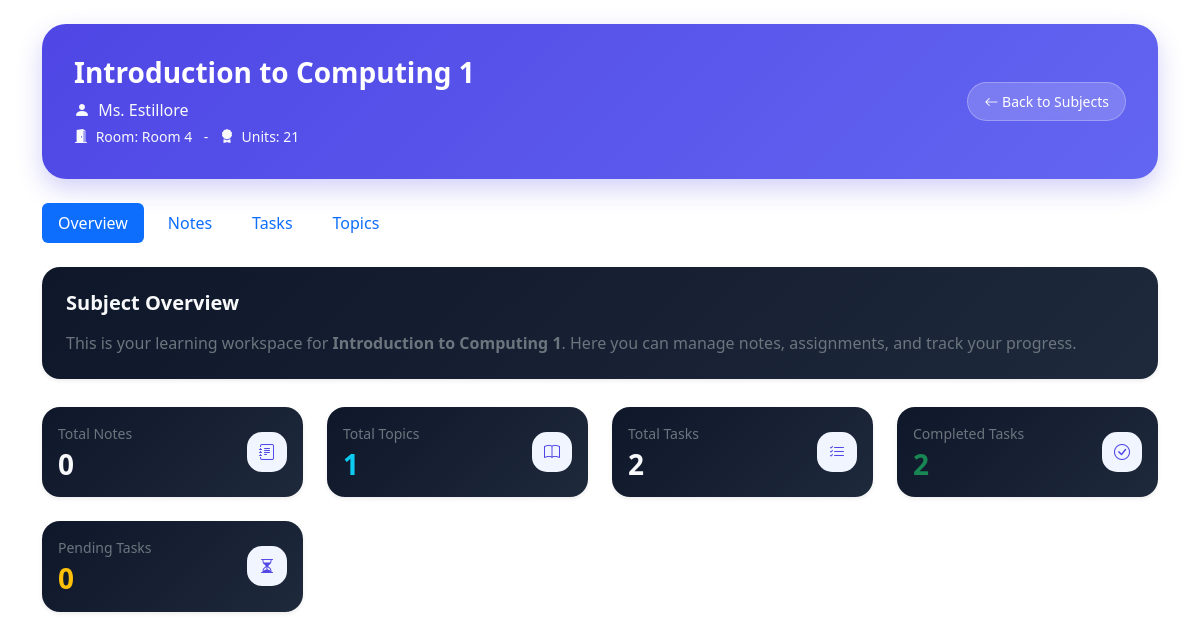
The app's page /dashboard/subject.php?id=29 (signed in) with its own data.
### tables this page shows
CREATE TABLE `schedules` (
  `id` int(11) NOT NULL,
  `day_id` int(11) NOT NULL,
  `subject_name` varchar(100) NOT NULL,
  `subject_code` varchar(50) DEFAULT NULL,
  `instructor` varchar(100) DEFAULT NULL,
  `units` int(11) DEFAULT 0,
  `start_time` time NOT NULL,
  `end_time` time NOT NULL,
  `room` varchar(100) DEFAULT NULL,
  `created_at` timestamp NOT NULL DEFAULT current_timestamp()
);

### dashboard/process_subject.php (called while the page is built, shortened)
<?php
require '../includes/db.php';
$user_id = $_SESSION['user']['id'];
$subject_id = (int) $_GET['id'];
$stmt = $conn->prepare("
    SELECT
        s.id,
        s.subject_name,
        s.subject_code,
        s.instructor,
        s.units,
        s.room,
        s.start_time,
        s.end_time,
        sd.day_name
    FROM schedules s
    INNER JOIN schedule_days sd
        ON s.day_id = sd.id
    WHERE s.id = ?
      AND sd.user_id = ?
    LIMIT 1
");
$notesQuery = $conn->prepare("
    SELECT COUNT(*) AS total_notes
    FROM subject_notes
    WHERE schedule_id = ?
");
$notesQuery->bind_param("i", $subject_id);
$notesQuery->execute();
$totalNotes =
    $notesQuery
    ->get_result()
    ->fetch_assoc()['total_notes'];
$topicsQuery = $conn->prepare("
    SELECT COUNT(*) AS total_topics
    FROM subject_topics
    WHERE schedule_id = ?
");
$topicsQuery->bind_param("i", $subject_id);
$topicsQuery->execute();
$totalTopics =
    $topicsQuery
    ->get_result()
    ->fetch_assoc()['total_topics'];
$tasksQuery = $conn->prepare("
    SELECT COUNT(*) AS total_tasks
    FROM subject_tasks
    WHERE schedule_id = ?
");
$tasksQuery->bind_param("i", $subject_id);
$tasksQuery->execute();
$totalTasks =
    $tasksQuery
    ->get_result()
    ->fetch_assoc()['total_tasks'];
$completedQuery = $conn->prepare("
    SELECT COUNT(*) AS completed_tasks
    FROM subject_tasks
    WHERE schedule_id = ?
    AND status = 'Completed'
");
$completedQuery->bind_param("i", $subject_id);
$completedQuery->execute();
$completedTasks =
    $completedQuery
    ->get_result()
    ->fetch_assoc()['completed_tasks'];
$pendingQuery = $conn->prepare("
    SELECT COUNT(*) AS pending_tasks
    FROM subject_tasks
    WHERE schedule_id = ?
    AND status = 'Pending'
");
$pendingQuery->bind_param("i", $subject_id);
$pendingQuery->execute();
$pendingTasks =
    $pendingQuery
    ->get_result()
    ->fetch_assoc()['pending_tasks'];
$stmt->bind_param("ii", $subject_id, $user_id);
$stmt->execute();
$result = $stmt->get_result();
$subject = $result->fetch_assoc();
?>

### dashboard/subject.php (shortened to what this page needs)
<?php
include 'process_subject.php';
include '../includes/header.php';
?>
<link href="../assets/css/subjects.css" rel="stylesheet">
</head>
<body>
<div class="container py-4">
    <div class="welcome-card mb-4">
        <div class="row align-items-center">
            <div class="col-12 col-lg-3
                        order-1 order-lg-2
                        text-start text-lg-end mb-3 mb-lg-0">
                <a href="subjects.php"
                class="btn btn-light btn-sm rounded-pill px-3 py-2">
                    <i class="bi bi-arrow-left"></i>
                    Back to Subjects
                </a>
            </div>
            <div class="col-12 col-lg-9 order-2 order-lg-1 text-center text-lg-start">
                <h3 class="fw-bold text-white mb-2">
                    <?= htmlspecialchars($subject['subject_name']); ?>
                <p class="text-light mb-1">
                    <i class="bi bi-person-fill me-1"></i>
                    <?= htmlspecialchars($subject['instructor']); ?>
                </p>
                <small class="text-light d-block">
                    <i class="bi bi-door-open-fill me-1"></i>
                    Room: <?= htmlspecialchars($subject['room']); ?>
                    <span class="mx-2">&dash;</span>
                    <i class="bi bi-award-fill me-1"></i>
                    Units: <?= htmlspecialchars($subject['units']); ?>
                </small>
            </div>
        </div>
    </div>
    <?php include 'tabs.php'; ?>
    <div class="tab-content">
        <?php include 'overview_tab.php'; ?>
    </div>
</div>
</body>
</html>

### dashboard/overview_tab.php
<div class="tab-pane fade <?= (!isset($_GET['tab']) || $_GET['tab'] == 'overview') ? 'show active' : '' ?>" id="overview">
    <div class="card border-0 shadow-sm p-4 subject-card">
        <h5 class="fw-bold text-light mb-3">
            Subject Overview
        </h5>
        <p class="text-secondary mb-0">
            This is your learning workspace for
            <strong><?= htmlspecialchars($subject['subject_name']); ?></strong>.
            Here you can manage notes, assignments, and track your progress.
        </p>
    </div>
    <div class="row g-4 mt-1">
        <div class="col-6 col-md-6 col-lg-3">
            <div class="card border-0 shadow-sm subject-card h-100">
                <div class="card-body">
                    <div class="d-flex justify-content-between align-items-center">
                        <div>
                            <p class="text-secondary small mb-1">
                                Total Notes
                            </p>
                            <h3 class="fw-bold text-light mb-0">
                                <?= $totalNotes; ?>
                            </h3>
                        </div>
                        <div class="subject-icon">
                            <i class="bi bi-journal-text"></i>
                        </div>
                    </div>
                </div>
            </div>
        </div>
        <div class="col-6 col-md-6 col-lg-3">
            <div class="card border-0 shadow-sm subject-card h-100">
                <div class="card-body">
                    <div class="d-flex justify-content-between align-items-center">
                        <div>
                            <p class="text-secondary small mb-1">
                                Total Topics
                            </p>
                            <h3 class="fw-bold text-info mb-0">
                                <?= $totalTopics; ?>
                            </h3>
                        </div>
                        <div class="subject-icon">
                            <i class="bi bi-book"></i>
                        </div>
                    </div>
                </div>
            </div>
        </div>
        <div class="col-6 col-md-6 col-lg-3">
            <div class="card border-0 shadow-sm subject-card h-100">
                <div class="card-body">
                    <div class="d-flex justify-content-between align-items-center">
                        <div>
                            <p class="text-secondary small mb-1">
                                Total Tasks
                            </p>
                            <h3 class="fw-bold text-light mb-0">
                                <?= $totalTasks; ?>
                            </h3>
                        </div>
                        <div class="subject-icon">
                            <i class="bi bi-list-check"></i>
                        </div>
                    </div>
                </div>
            </div>
        </div>
        <div class="col-6 col-md-6 col-lg-3">
            <div class="card border-0 shadow-sm subject-card h-100">
                <div class="card-body">
                    <div class="d-flex justify-content-between align-items-center">
                        <div>
                            <p class="text-secondary small mb-1">
                                Completed Tasks
                            </p>
                            <h3 class="fw-bold text-success mb-0">
                                <?= $completedTasks; ?>
                            </h3>
                        </div>
                        <div class="subject-icon">
                            <i class="bi bi-check-circle"></i>
                        </div>
                    </div>
                </div>
            </div>
        </div>
        <div class="col-6 col-md-6 col-lg-3">
            <div class="card border-0 shadow-sm subject-card h-100">
                <div class="card-body">
                    <div class="d-flex justify-content-between align-items-center">
                        <div>
                            <p class="text-secondary small mb-1">
                                Pending Tasks
                            </p>
                            <h3 class="fw-bold text-warning mb-0">
                                <?= $pendingTasks; ?>
                            </h3>
                        </div>
                        <div class="subject-icon">
                            <i class="bi bi-hourglass-split"></i>
                        </div>
                    </div>
                </div>
            </div>
        </div>
    </div>
</div>

### assets/css/subjects.css (style rules this page uses)
.subject-card { background: linear-gradient(135deg, #0f172a, #1e293b) !important; transition: 0.2s ease; border-radius: 18px; }
.welcome-card { background: linear-gradient(135deg, #4f46e5, #6366f1); border-radius: 24px; transition: 0.2s ease; padding: 2rem; box-shadow: 0 10px 25px rgba(79, 70, 229, 0.25); }
.subject-icon { width: 40px; height: 40px; border-radius: 15px; background: #f1f5ff; display: flex; align-items: center; justify-content: center; font-size: 1rem; color: #4f46e5; }
.welcome-card .btn-light { background: rgba(255,255,255,0.18); border: 1px solid rgba(255,255,255,0.25); color: #fff; transition: 0.2s ease; backdrop-filter: blur(6px); }

### records on screen
schedules: subject_name "Introduction to Computing 1", instructor "Ms. Estillore", room "Room 4", units "21"

### other values on screen
$totalNotes "0"
$totalTopics "1"
$totalTasks "2"
$completedTasks "2"
$pendingTasks "0"
